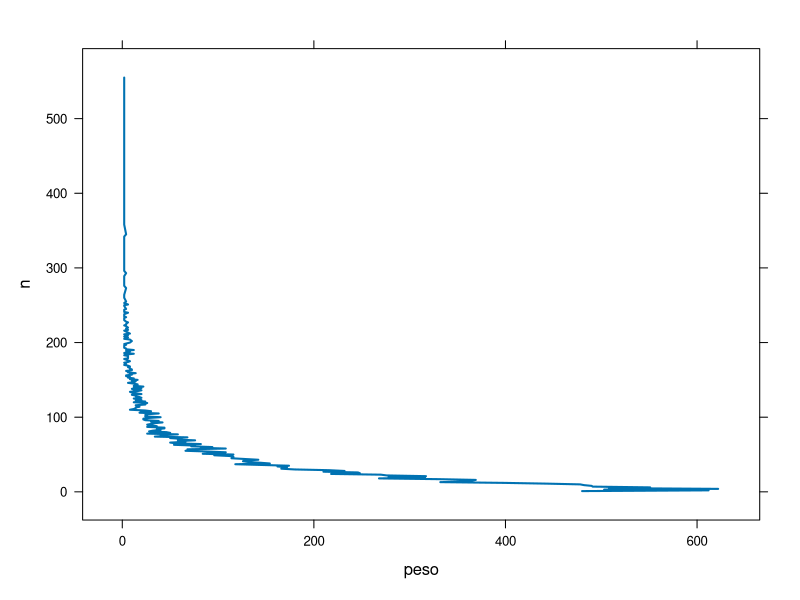

The R source for this figure:
library(latticeExtra)
dados <- read.table("querydumpgraph.csv",
            header=TRUE,
            sep=",",
            colClasses=c(rep("numeric",2)),
          na="?")

y  = as.numeric(unlist(dados[1]))
x = as.numeric(unlist(dados[2]))

dados=data.frame(x,y)
xyplot(x ~ y, dados, type = "l" , lwd=2, xlab = "peso", ylab = "n",
       auto.key=list(space="top", columns=4, 
                     title="Databases", cex.title=9,
                     lines=TRUE, points=FALSE))
